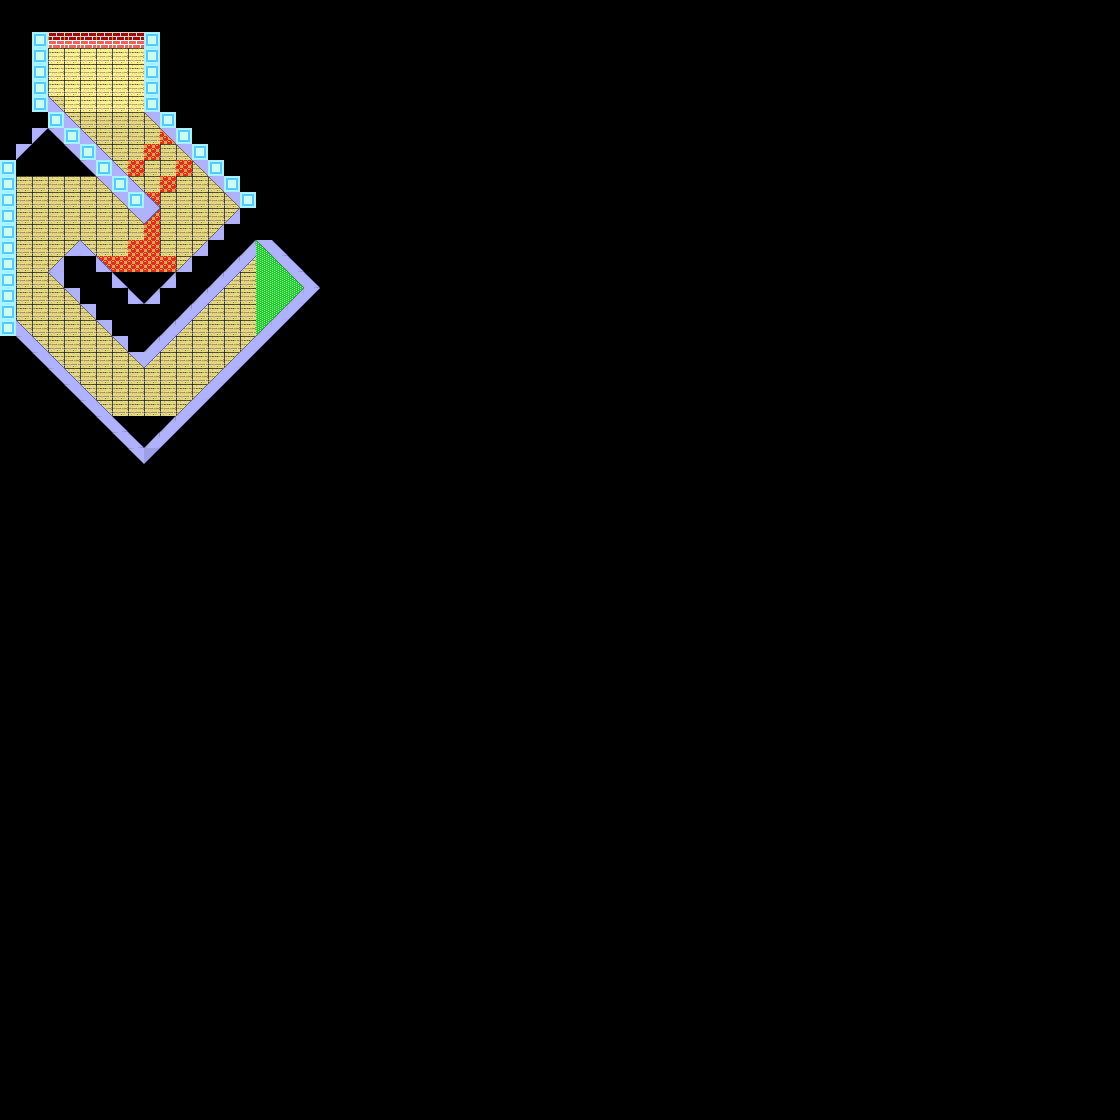

Rendered tile map (Tiled .tmx) drawn with the repository's tilesets; below, a short description and the map source with its tile grids summarised:
An orthogonal 70x70 tile map with 16x16 px tiles, 2 tile layers (tile_1, tile_2) and 2 objects (start).

<map version="1.0" orientation="orthogonal" renderorder="right-down" width="70" height="70" tilewidth="16" tileheight="16">
 <tileset firstgid="1" name="tiles" tilewidth="16" tileheight="16">
  <properties>
   <property name="obstacle" value="" />
  </properties>
  <image source="tiles.png" width="304" height="161" />
  <tile id="0">
   <properties>
    <property name="obstacle" value="regular" />
   </properties>
  </tile>
  <tile id="3">
   <properties>
    <property name="water" value="1" />
   </properties>
  </tile>
  <tile id="6">
   <properties>
    <property name="obstacle" value="regular" />
   </properties>
  </tile>
  <tile id="8">
   <properties>
    <property name="finish" value="" />
   </properties>
  </tile>
  <tile id="11">
   <properties>
    <property name="obstacle" value="regular" />
   </properties>
  </tile>
  <tile id="12">
   <properties>
    <property name="lava" value="1" />
   </properties>
  </tile>
  <tile id="13">
   <properties>
    <property name="lava" value="2" />
   </properties>
  </tile>
  <tile id="14">
   <properties>
    <property name="obstacle" value="regular" />
   </properties>
  </tile>
  <tile id="15">
   <properties>
    <property name="speedup" value="1" />
   </properties>
  </tile>
  <tile id="16">
   <properties>
    <property name="obstacle" value="regular" />
   </properties>
  </tile>
  <tile id="17">
   <properties>
    <property name="obstacle" value="" />
   </properties>
  </tile>
  <tile id="19">
   <properties>
    <property name="obstacle" value="upperleft" />
   </properties>
  </tile>
  <tile id="20">
   <properties>
    <property name="obstacle" value="upperright" />
   </properties>
  </tile>
  <tile id="21">
   <properties>
    <property name="obstacle" value="bottomleft" />
   </properties>
  </tile>
  <tile id="22">
   <properties>
    <property name="obstacle" value="bottomright" />
   </properties>
  </tile>
  <tile id="35">
   <properties>
    <property name="obstacle" value="" />
   </properties>
  </tile>
  <tile id="36">
   <properties>
    <property name="obstacle" value="" />
   </properties>
  </tile>
 </tileset>
 <layer name="tile_1" width="70" height="70" opacity="0.9">
  <data>[4900 cells, 215 non-empty, 4 distinct tile ids]</data>
 </layer>
 <layer name="tile_2" width="70" height="70">
  <data>[4900 cells, 158 non-empty, 7 distinct tile ids]</data>
 </layer>
 <objectgroup name="obj">
  <object name="start" x="68" y="63" width="17" height="19">
   <properties>
    <property name="start" value="" />
   </properties>
  </object>
  <object x="48" y="208" height="16" />
 </objectgroup>
</map>